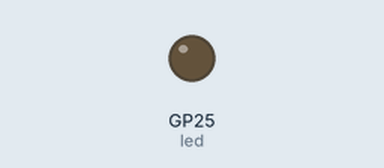
A program run on a simulated Raspberry Pi Pico running MicroPython. On the bench: output pins drawn as LEDs (lit = HIGH).

Above: at 2.5 s.
At 7.5 s:
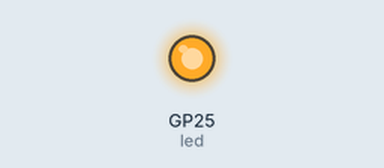
Timing chart, 0 to 13.0 s (numbered marks = the images above):
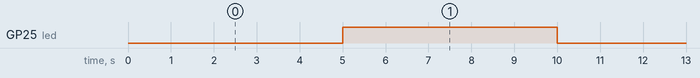

Measured:
- by itself, GP25 (led): alternates HIGH for 5.0 s and LOW for 5.0 s

The program:

ejemplo1.py
```python
from machine import Pin, Timer #importing pin, and timer class

led = Pin(25, Pin.OUT)  #GPIO25 as led output
led.value(0)            #LED is off

timer = Timer(period=5000, mode=Timer.PERIODIC, callback=lambda t:led.toggle()) #Timer initialization
#timer = Timer(period=5000, mode=Timer.PERIODIC, callback=lambda t:print("Welcome to VEGA07-SLIM"))
```
